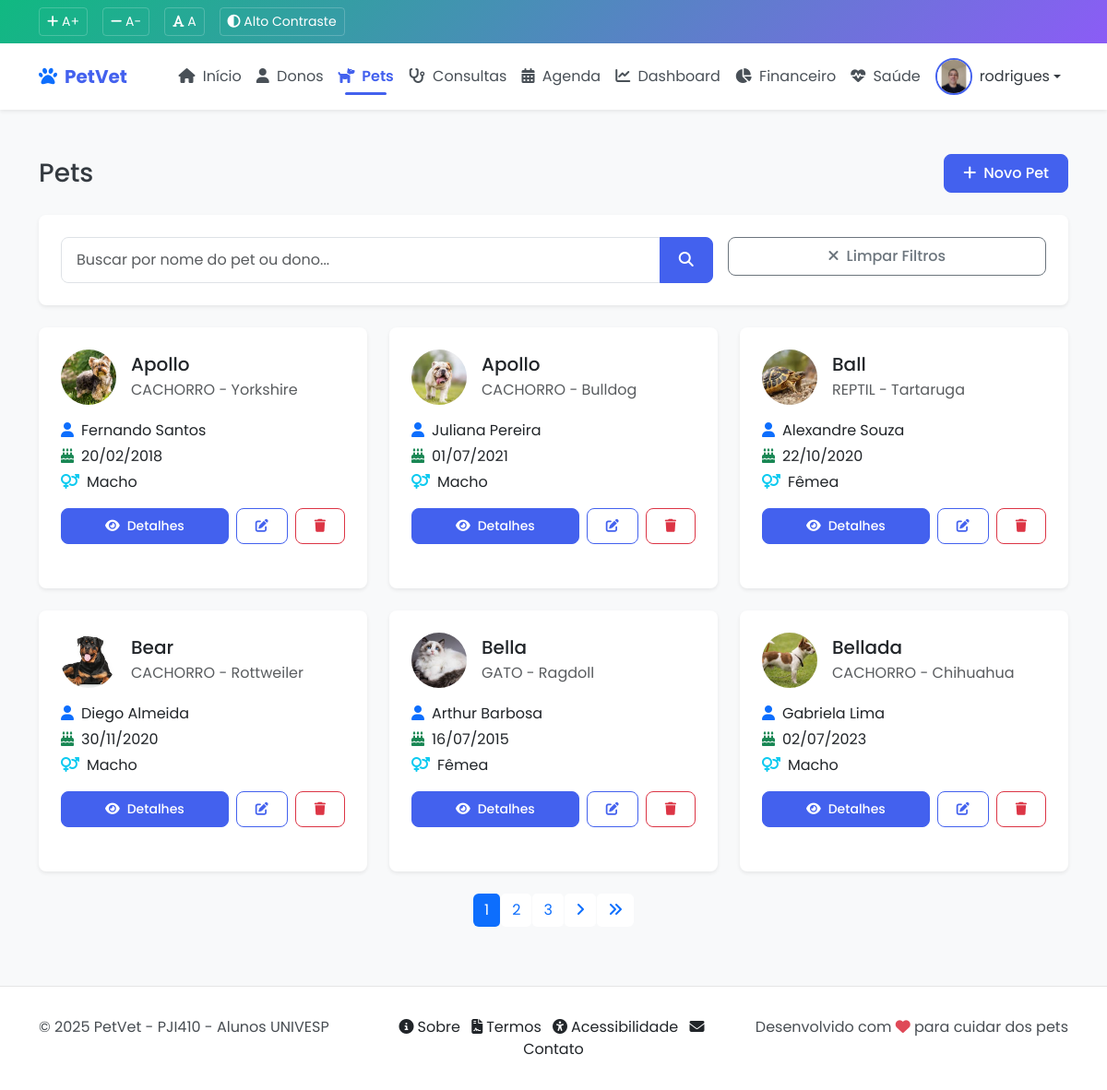
The app's page /core/pets/ (signed in) with its own data.
### core/models.py (models this page shows, shortened)
class Profile(models.Model):
    user = models.OneToOneField(User, on_delete=models.CASCADE, related_name='profile')
    avatar = models.ImageField(upload_to='avatars/', null=True, blank=True)
    bio = models.TextField(max_length=500, blank=True)
    telefone = models.CharField(max_length=15, blank=True)

class Pet(models.Model):
    ESPECIES = (
        ('CACHORRO', 'Cachorro'),
        ('GATO', 'Gato'),
        ('AVE', 'Ave'),
        ('ROEDOR', 'Roedor'),
        ('REPTIL', 'Réptil'),
        ('OUTRO', 'Outro'),
    )
    SEXO = (
        ('M', 'Macho'),
        ('F', 'Fêmea'),
    )
    nome = models.CharField(max_length=100)
    dono = models.ForeignKey(Dono, on_delete=models.CASCADE, related_name='pets')
    especie = models.CharField(max_length=20, choices=ESPECIES)
    raca = models.CharField(max_length=50, blank=True)
    sexo = models.CharField(max_length=1, choices=SEXO)
    data_nascimento = models.DateField(null=True, blank=True)
    peso = models.DecimalField(max_digits=5, decimal_places=2, null=True, blank=True)
    foto = models.ImageField(upload_to='pets_fotos/', null=True, blank=True)
    observacoes = models.TextField(blank=True)
    data_cadastro = models.DateTimeField(auto_now_add=True)
    updated_at = models.DateTimeField(auto_now=True)
    class Meta:
        verbose_name = 'Pet'
        verbose_name_plural = 'Pets'
        ordering = ['nome']

class Dono(models.Model):
    nome = models.CharField(max_length=100)
    cpf = models.CharField(max_length=14, unique=True)
    telefone = models.CharField(max_length=15)
    email = models.EmailField(unique=True)
    endereco = models.TextField()
    data_cadastro = models.DateTimeField(auto_now_add=True)
    class Meta:
        verbose_name = 'Dono'
        verbose_name_plural = 'Donos'
        ordering = ['nome']

### core/views.py (the view)
# urls.py: path('pets/', views.pet_list, name='pet_list'),
@login_required
def pet_list(request):
    search_query = request.GET.get('search', '')
    if search_query:
        pets = Pet.objects.filter(
            Q(nome__icontains=search_query) |
            Q(dono__nome__icontains=search_query) |
            Q(especie__icontains=search_query) |
            Q(raca__icontains=search_query)
        ).order_by('nome')
    else:
        pets = Pet.objects.all().order_by('nome')
    paginator = Paginator(pets, 6)  # 6 pets por página
    page_number = request.GET.get('page')
    page_obj = paginator.get_page(page_number)
    context = {
        'pets': page_obj,
        'search_query': search_query,
        'total_pets': pets.count(),
    }
    return render(request, 'core/pet/list.html', context)

### templates/core/pet/list.html (shortened to what this page needs)
{% extends 'base.html' %}
{% load static %}
{% block content %}
<div class="container py-4">
    <div class="d-flex justify-content-between align-items-center mb-4">
        <h1 class="h3 mb-0">Pets</h1>
        <a href="{% url 'core:pet_create' %}" class="btn btn-primary">
            <i class="fas fa-plus me-2"></i>Novo Pet
        </a>
    </div>
    <div class="card shadow-sm mb-4">
        <div class="card-body">
            <form method="get" class="row g-3">
                <div class="col-md-8">
                    <div class="input-group">
                        <input type="text" name="search" class="form-control" placeholder="Buscar por nome do pet ou dono..." value="{{ search_query }}">
                        <button class="btn btn-primary" type="submit">
                            <i class="fas fa-search"></i>
                        </button>
                    </div>
                </div>
                <div class="col-md-4">
                    <a href="{% url 'core:pet_list' %}" class="btn btn-outline-secondary w-100">
                        <i class="fas fa-times me-2"></i>Limpar Filtros
                    </a>
                </div>
            </form>
        </div>
    </div>
    <div class="row row-cols-1 row-cols-md-2 row-cols-lg-3 g-4">
        {% for pet in pets %}
            <div class="col">
                <div class="card h-100 shadow-sm">
                    <div class="card-body">
                        <div class="d-flex align-items-center mb-3">
                            {% if pet.foto %}
                                <img src="{{ pet.foto.url }}" alt="{{ pet.nome }}" class="rounded-circle me-3" style="width: 60px; height: 60px; object-fit: cover;">
                            {% else %}
                                <div class="rounded-circle bg-light d-flex align-items-center justify-content-center me-3" style="width: 60px; height: 60px;">
                                    <i class="fas fa-paw fa-2x text-secondary"></i>
                                </div>
                            {% endif %}
                            <div>
                                <h5 class="card-title mb-1">{{ pet.nome }}</h5>
                                <p class="text-muted mb-0">{{ pet.especie }} - {{ pet.raca }}</p>
                            </div>
                        </div>
                        <div class="mb-3">
                            <p class="mb-1"><i class="fas fa-user me-2 text-primary"></i>{{ pet.dono.nome }}</p>
                            <p class="mb-1"><i class="fas fa-birthday-cake me-2 text-success"></i>{{ pet.data_nascimento|date:"d/m/Y" }}</p>
                            <p class="mb-0"><i class="fas fa-venus-mars me-2 text-info"></i>{{ pet.get_sexo_display }}</p>
                        </div>
                        <div class="d-flex gap-2">
                            <a href="{% url 'core:pet_detail' pet.pk %}" class="btn btn-primary btn-sm flex-grow-1">
                                <i class="fas fa-eye me-2"></i>Detalhes
                            </a>
                            <a href="{% url 'core:pet_update' pet.pk %}" class="btn btn-outline-primary btn-sm">
                                <i class="fas fa-edit"></i>
                            </a>
                            <a href="{% url 'core:pet_delete' pet.pk %}" class="btn btn-outline-danger btn-sm">
                                <i class="fas fa-trash"></i>
                            </a>
                        </div>
                    </div>
                </div>
            </div>
        {% endfor %}
    </div>
    {% if pets.paginator.num_pages > 1 %}
        <nav class="mt-4">
            <ul class="pagination justify-content-center">
                {% for num in pets.paginator.page_range %}
                    {% if pets.number == num %}
                        <li class="page-item active">
                            <span class="page-link">{{ num }}</span>
                        </li>
                    {% elif num > pets.number|add:'-3' and num < pets.number|add:'3' %}
                        <li class="page-item">
                            <a class="page-link" href="?page={{ num }}{% if search_query %}&search={{ search_query }}{% endif %}">{{ num }}</a>
                        </li>
                    {% endif %}
                {% endfor %}
                {% if pets.has_next %}
                    <li class="page-item">
                        <a class="page-link" href="?page={{ pets.next_page_number }}{% if search_query %}&search={{ search_query }}{% endif %}" aria-label="Próxima">
                            <i class="fas fa-angle-right"></i>
                        </a>
                    </li>
                    <li class="page-item">
                        <a class="page-link" href="?page={{ pets.paginator.num_pages }}{% if search_query %}&search={{ search_query }}{% endif %}" aria-label="Última">
                            <i class="fas fa-angle-double-right"></i>
                        </a>
                    </li>
                {% endif %}
            </ul>
        </nav>
    {% endif %}
</div>
{% endblock %}

### templates/base.html (shortened to what this page needs)
{% load static %}
<!DOCTYPE html>
<html lang="pt-br">
<head>
    <link href="https://cdn.jsdelivr.net/npm/bootstrap@5.3.0/dist/css/bootstrap.min.css" rel="stylesheet">
    <link rel="stylesheet" href="https://cdnjs.cloudflare.com/ajax/libs/font-awesome/6.4.0/css/all.min.css">
    <link href="https://cdn.jsdelivr.net/npm/fullcalendar@5.11.3/main.min.css" rel="stylesheet">
    <link href="{% static 'css/style.css' %}" rel="stylesheet">
    <link href="{% static 'css/accessibility.css' %}" rel="stylesheet">
</head>
<body>
    <div class="accessibility-bar">
        <div class="container">
            <div class="d-flex justify-content-between align-items-center">
                <div class="accessibility-controls">
                    <button id="increaseFont" aria-label="Aumentar tamanho da fonte">
                        <i class="fas fa-plus"></i> A+
                    </button>
                    <button id="decreaseFont" aria-label="Diminuir tamanho da fonte">
                        <i class="fas fa-minus"></i> A-
                    </button>
                    <button id="normalFont" aria-label="Tamanho normal da fonte">
                        <i class="fas fa-font"></i> A
                    </button>
                    <button id="highContrast" aria-label="Ativar alto contraste">
                        <i class="fas fa-adjust"></i> Alto Contraste
                    </button>
                </div>
            </div>
        </div>
    </div>
    <nav class="navbar navbar-expand-lg sticky-top" aria-label="Navegação principal">
        <div class="container">
            <a class="navbar-brand d-flex align-items-center" href="{% url 'core:index' %}">
                <i class="fas fa-paw me-2 text-primary" aria-hidden="true"></i>
                <span>PetVet</span>
            </a>
            <div class="collapse navbar-collapse" id="navbarNav">
                <ul class="navbar-nav ms-auto">
                    <li class="nav-item">
                        <a class="nav-link {% if request.resolver_match.url_name == 'index' %}active{% endif %}" href="{% url 'core:index' %}">
                            <i class="fas fa-home me-1" aria-hidden="true"></i> Início
                        </a>
                    </li>
                    {% if user.is_authenticated %}
                    <li class="nav-item">
                        <a class="nav-link {% if request.resolver_match.url_name == 'dono_list' %}active{% endif %}" href="{% url 'core:dono_list' %}">
                            <i class="fas fa-user me-1" aria-hidden="true"></i> Donos
                        </a>
                    </li>
                    <li class="nav-item">
                        <a class="nav-link {% if request.resolver_match.url_name == 'pet_list' %}active{% endif %}" href="{% url 'core:pet_list' %}">
                            <i class="fas fa-dog me-1" aria-hidden="true"></i> Pets
                        </a>
                    </li>
                    <li class="nav-item">
                        <a class="nav-link {% if request.resolver_match.url_name == 'consulta_list' %}active{% endif %}" href="{% url 'core:consulta_list' %}">
                            <i class="fas fa-stethoscope me-1" aria-hidden="true"></i> Consultas
                        </a>
                    </li>
                    <li class="nav-item">
                        <a class="nav-link {% if request.resolver_match.url_name == 'agenda_list' %}active{% endif %}" href="{% url 'core:agenda_list' %}">
                            <i class="fas fa-calendar-alt me-1" aria-hidden="true"></i> Agenda
                        </a>
                    </li>
                    <li class="nav-item">
                        <a class="nav-link {% if request.resolver_match.url_name == 'dashboard_veterinario' %}active{% endif %}" href="{% url 'core:dashboard_veterinario' %}">
                            <i class="fas fa-chart-line me-1" aria-hidden="true"></i> Dashboard
                        </a>
                    </li>
                    <li class="nav-item">
                        <a class="nav-link {% if request.resolver_match.url_name == 'dashboard_financeiro' %}active{% endif %}" href="{% url 'core:dashboard_financeiro' %}">
                            <i class="fas fa-chart-pie me-1" aria-hidden="true"></i> Financeiro
                        </a>
                    </li>
                    <li class="nav-item">
                        <a class="nav-link {% if request.resolver_match.url_name == 'dashboard_saude' %}active{% endif %}" href="{% url 'core:dashboard_saude' %}">
                            <i class="fas fa-heartbeat me-1" aria-hidden="true"></i> Saúde
                        </a>
                    </li>
                    {% endif %}
                </ul>
                {% if user.is_authenticated %}
                <div class="d-flex align-items-center">
                    <div class="user-profile">
                        <div class="dropdown">
                            <a href="#" class="d-flex align-items-center text-decoration-none dropdown-toggle" id="userDropdown" data-bs-toggle="dropdown" aria-expanded="false">
                                {% if user.profile.avatar %}
                                    <img src="{{ user.profile.avatar.url }}" alt="{{ user.username }}" class="user-avatar">
                                {% else %}
                                    <div class="user-avatar-placeholder">
                                        <i class="fas fa-user"></i>
                                    </div>
                                {% endif %}
                                <span class="ms-2">{{ user.username }}</span>
                            </a>
                        </div>
                    </div>
                </div>
                {% endif %}
            </div>
        </div>
    </nav>
    <main id="main-content" class="py-4">
        {% block content %}{% endblock %}
    </main>
    <footer>
        <div class="container">
            <div class="row">
                <div class="col-md-4">
                    <p class="mb-0">&copy; 2025 PetVet - PJI410 - Alunos UNIVESP</p>
                </div>
                <div class="col-md-4 text-center">
                    <a href="{% url 'core:about' %}" class="text-decoration-none text-dark me-2">
                        <i class="fas fa-info-circle me-1"></i>Sobre
                    </a>
                    <a href="{% url 'core:terms' %}" class="text-decoration-none text-dark me-2">
                        <i class="fas fa-file-contract me-1"></i>Termos
                    </a>
                    <a href="{% url 'core:accessibility' %}" class="text-decoration-none text-dark me-2">
                        <i class="fas fa-universal-access me-1"></i>Acessibilidade
                    </a>
                    <a href="{% url 'core:contact' %}" class="text-decoration-none text-dark">
                        <i class="fas fa-envelope me-1"></i>Contato
                    </a>
                </div>
                <div class="col-md-4 text-md-end">
                    <p class="mb-0">
  Desenvolvido com <span class="pulse-flip-container"><i class="fas fa-heart text-danger pulse-flip" aria-hidden="true"></i></span> para cuidar dos pets
</p>
                </div>
            </div>
        </div>
    </footer>
</body>
</html>

### records on screen
Pet: foto (picture), nome "Apollo", especie "CACHORRO", raca "Yorkshire", dono.nome "Fernando Santos", data_nascimento "20/02/2018", sexo "Macho"
Pet: foto (picture), nome "Apollo", especie "CACHORRO", raca "Bulldog", dono.nome "Juliana Pereira", data_nascimento "01/07/2021", sexo "Macho"
Pet: foto (picture), nome "Ball", especie "REPTIL", raca "Tartaruga", dono.nome "Alexandre Souza", data_nascimento "22/10/2020", sexo "Fêmea"
Pet: foto (picture), nome "Bear", especie "CACHORRO", raca "Rottweiler", dono.nome "Diego Almeida", data_nascimento "30/11/2020", sexo "Macho"
Pet: foto (picture), nome "Bella", especie "GATO", raca "Ragdoll", dono.nome "Arthur Barbosa", data_nascimento "16/07/2015", sexo "Fêmea"
Pet: foto (picture), nome "Bellada", especie "CACHORRO", raca "Chihuahua", dono.nome "Gabriela Lima", data_nascimento "02/07/2023", sexo "Macho"

### other values on screen
{{ user.username }} "rodrigues"
{{ num }} "1"
{{ num }} "2" "3"
